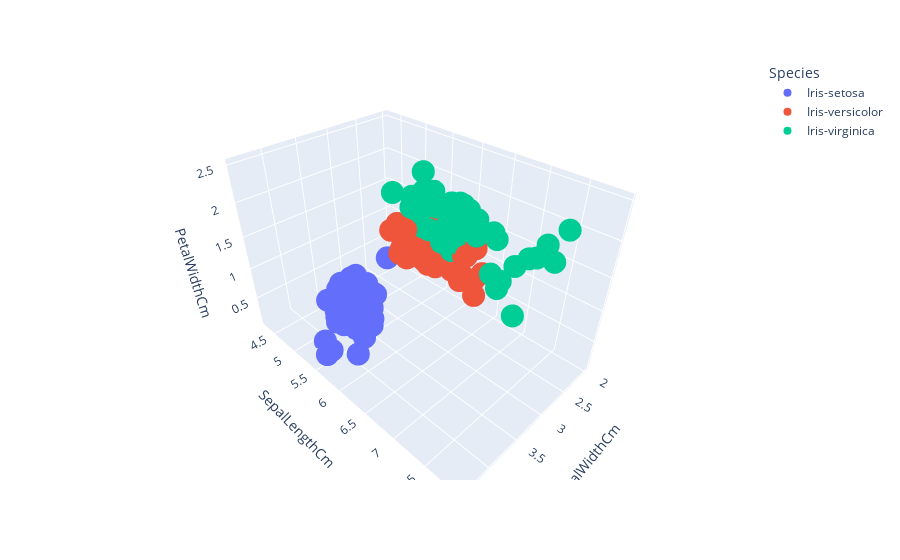

This figure's notebook cell:
### Markdown cell above
##### 3D Plot

### Code cell
fig = px.scatter_3d(df, x="SepalWidthCm", y="SepalLengthCm", z="PetalWidthCm", color="Species")
fig

### Figure 1 — Plotly figure (JSON) as saved in the notebook; plotly's stock layout.template omitted (floating-point values rounded to 4 significant figures)
{"data": [{"hovertemplate": "Species=Iris-setosa<br>SepalWidthCm=%{x}<br>SepalLengthCm=%{y}<br>PetalWidthCm=%{z}<extra></extra>", "legendgroup": "Iris-setosa", "marker": {"color": "#636efa", "symbol": "circle"}, "mode": "markers", "name": "Iris-setosa", "scene": "scene", "showlegend": true, "type": "scatter3d", "x": [3.5, 3, 3.2, 3.1, 3.6, 3.9, 3.4, 3.4, 2.9, 3.1, 3.7, 3.4, 3, 3, 4, 4.4, 3.9, 3.5, 3.8, 3.8, 3.4, 3.7, 3.6, 3.3, 3.4, 3, 3.4, 3.5, 3.4, 3.2, 3.1, 3.4, 4.1, 4.2, 3.1, 3.2, 3.5, 3.1, 3, 3.4, 3.5, 2.3, 3.2, 3.5, 3.8, 3, 3.8, 3.2, 3.7, 3.3], "y": [5.1, 4.9, 4.7, 4.6, 5, 5.4, 4.6, 5, 4.4, 4.9, 5.4, 4.8, 4.8, 4.3, 5.8, 5.7, 5.4, 5.1, 5.7, 5.1, 5.4, 5.1, 4.6, 5.1, 4.8, 5, 5, 5.2, 5.2, 4.7, 4.8, 5.4, 5.2, 5.5, 4.9, 5, 5.5, 4.9, 4.4, 5.1, 5, 4.5, 4.4, 5, 5.1, 4.8, 5.1, 4.6, 5.3, 5], "z": [0.2, 0.2, 0.2, 0.2, 0.2, 0.4, 0.3, 0.2, 0.2, 0.1, 0.2, 0.2, 0.1, 0.1, 0.2, 0.4, 0.4, 0.3, 0.3, 0.3, 0.2, 0.4, 0.2, 0.5, 0.2, 0.2, 0.4, 0.2, 0.2, 0.2, 0.2, 0.4, 0.1, 0.2, 0.1, 0.2, 0.2, 0.1, 0.2, 0.2, 0.3, 0.3, 0.2, 0.6, 0.4, 0.3, 0.2, 0.2, 0.2, 0.2]}, {"hovertemplate": "Species=Iris-versicolor<br>SepalWidthCm=%{x}<br>SepalLengthCm=%{y}<br>PetalWidthCm=%{z}<extra></extra>", "legendgroup": "Iris-versicolor", "marker": {"color": "#EF553B", "symbol": "circle"}, "mode": "markers", "name": "Iris-versicolor", "scene": "scene", "showlegend": true, "type": "scatter3d", "x": [3.2, 3.2, 3.1, 2.3, 2.8, 2.8, 3.3, 2.4, 2.9, 2.7, 2, 3, 2.2, 2.9, 2.9, 3.1, 3, 2.7, 2.2, 2.5, 3.2, 2.8, 2.5, 2.8, 2.9, 3, 2.8, 3, 2.9, 2.6, 2.4, 2.4, 2.7, 2.7, 3, 3.4, 3.1, 2.3, 3, 2.5, 2.6, 3, 2.6, 2.3, 2.7, 3, 2.9, 2.9, 2.5, 2.8], "y": [7, 6.4, 6.9, 5.5, 6.5, 5.7, 6.3, 4.9, 6.6, 5.2, 5, 5.9, 6, 6.1, 5.6, 6.7, 5.6, 5.8, 6.2, 5.6, 5.9, 6.1, 6.3, 6.1, 6.4, 6.6, 6.8, 6.7, 6, 5.7, 5.5, 5.5, 5.8, 6, 5.4, 6, 6.7, 6.3, 5.6, 5.5, 5.5, 6.1, 5.8, 5, 5.6, 5.7, 5.7, 6.2, 5.1, 5.7], "z": [1.4, 1.5, 1.5, 1.3, 1.5, 1.3, 1.6, 1, 1.3, 1.4, 1, 1.5, 1, 1.4, 1.3, 1.4, 1.5, 1, 1.5, 1.1, 1.8, 1.3, 1.5, 1.2, 1.3, 1.4, 1.4, 1.7, 1.5, 1, 1.1, 1, 1.2, 1.6, 1.5, 1.6, 1.5, 1.3, 1.3, 1.3, 1.2, 1.4, 1.2, 1, 1.3, 1.2, 1.3, 1.3, 1.1, 1.3]}, {"hovertemplate": "Species=Iris-virginica<br>SepalWidthCm=%{x}<br>SepalLengthCm=%{y}<br>PetalWidthCm=%{z}<extra></extra>", "legendgroup": "Iris-virginica", "marker": {"color": "#00cc96", "symbol": "circle"}, "mode": "markers", "name": "Iris-virginica", "scene": "scene", "showlegend": true, "type": "scatter3d", "x": [3.3, 2.7, 3, 2.9, 3, 3, 2.5, 2.9, 2.5, 3.6, 3.2, 2.7, 3, 2.5, 2.8, 3.2, 3, 3.8, 2.6, 2.2, 3.2, 2.8, 2.8, 2.7, 3.3, 3.2, 2.8, 3, 2.8, 3, 2.8, 3.8, 2.8, 2.8, 2.6, 3, 3.4, 3.1, 3, 3.1, 3.1, 3.1, 2.7, 3.2, 3.3, 3, 2.5, 3, 3.4, 3], "y": [6.3, 5.8, 7.1, 6.3, 6.5, 7.6, 4.9, 7.3, 6.7, 7.2, 6.5, 6.4, 6.8, 5.7, 5.8, 6.4, 6.5, 7.7, 7.7, 6, 6.9, 5.6, 7.7, 6.3, 6.7, 7.2, 6.2, 6.1, 6.4, 7.2, 7.4, 7.9, 6.4, 6.3, 6.1, 7.7, 6.3, 6.4, 6, 6.9, 6.7, 6.9, 5.8, 6.8, 6.7, 6.7, 6.3, 6.5, 6.2, 5.9], "z": [2.5, 1.9, 2.1, 1.8, 2.2, 2.1, 1.7, 1.8, 1.8, 2.5, 2, 1.9, 2.1, 2, 2.4, 2.3, 1.8, 2.2, 2.3, 1.5, 2.3, 2, 2, 1.8, 2.1, 1.8, 1.8, 1.8, 2.1, 1.6, 1.9, 2, 2.2, 1.5, 1.4, 2.3, 2.4, 1.8, 1.8, 2.1, 2.4, 2.3, 1.9, 2.3, 2.5, 2.3, 1.9, 2, 2.3, 1.8]}], "layout": {"legend": {"title": {"text": "Species"}, "tracegroupgap": 0}, "margin": {"t": 60}, "scene": {"domain": {"x": [0, 1], "y": [0, 1]}, "xaxis": {"title": {"text": "SepalWidthCm"}}, "yaxis": {"title": {"text": "SepalLengthCm"}}, "zaxis": {"title": {"text": "PetalWidthCm"}}}}}
